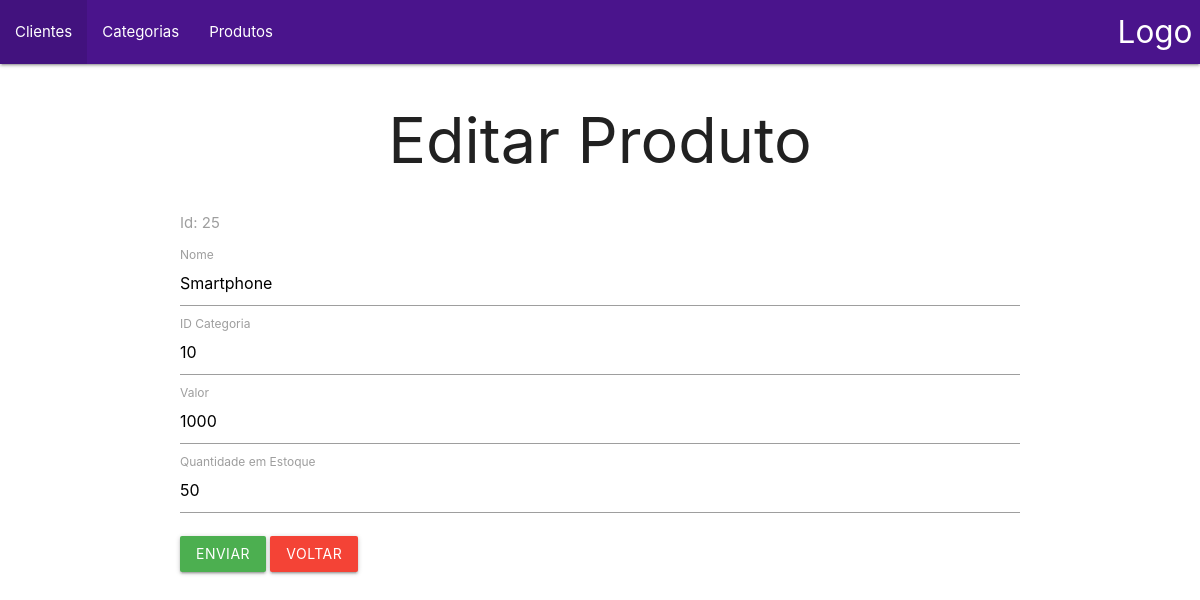
/VIEW/produto/editarProduto.php?id=25, run on the app's committed database.
### tables this page shows
CREATE TABLE `produto` (
  `id` int(11) NOT NULL,
  `nome` varchar(35) NOT NULL,
  `id_categoria` int(11) NOT NULL,
  `valor` float NOT NULL,
  `qntd_estoque` int(11) NOT NULL
);

### DAL/dalProduto.php (called while the page is built, shortened)
<?php
include_once 'C:\xampp\htdocs\empresa\MODEL\Produto.php';
class dalProduto {
    public function SelectID(int $id){
        $sql = "SELECT * FROM produto WHERE id=?;";
        $pdo = Conexao::conectar();
        $query = $pdo->prepare($sql);
        $query->execute (array($id));
        $linha = $query->fetch(\PDO::FETCH_ASSOC);
        $produto = new \MODEL\Produto();
        $produto->setId($linha['id']);
        $produto->setNome($linha['nome']);
        $produto->setIdCategoria($linha['id_categoria']);
        $produto->setValor($linha['valor']);
        $produto->setQuantidadeEstoque($linha['qntd_estoque']);
        return $produto;
    }
}

### BLL/bllProduto.php (called while the page is built, shortened)
<?php
include_once "../../DAL/dalProduto.php";
class bllProduto {
    public function SelectID (int $id){
        $dal = new  \DAL\dalProduto();
        return $dal->SelectID($id);
    }
}
?>

### MODEL/Produto.php (called while the page is built, shortened)
<?php
class Produto {
    private ?int $id;
    private ?string $nome;
    private ?int $idCategoria;
    private ?float $valor;
    private ?int $quantidadeEstoque;
    public function __construct(?int $id = null, ?string $nome = null, ?int $idCategoria = null, ?float $valor = null, ?int $quantidadeEstoque = null) {
        $this->id = $id;
        $this->nome = $nome;
        $this->idCategoria = $idCategoria;
        $this->valor = $valor;
        $this->quantidadeEstoque = $quantidadeEstoque;
    }
    public function getId(): ?int {
        return $this->id;
    }
    public function setId(?int $id): void {
        $this->id = $id;
    }
    public function getNome(): ?string {
        return $this->nome;
    }
    public function setNome(?string $nome): void {
        $this->nome = $nome;
    }
    public function getIdCategoria(): ?int {
        return $this->idCategoria;
    }
    public function setIdCategoria(?int $idCategoria): void {
        $this->idCategoria = $idCategoria;
    }
    public function getValor(): ?float {
        return $this->valor;
    }
    public function setValor(?float $valor): void {
        $this->valor = $valor;
    }
    public function getQuantidadeEstoque(): ?int {
        return $this->quantidadeEstoque;
    }
    public function setQuantidadeEstoque(?int $quantidadeEstoque): void {
        $this->quantidadeEstoque = $quantidadeEstoque;
    }
}
?>

### VIEW/produto/editarProduto.php (the view, shortened to what this page needs)
<?php
include_once 'C:\xampp\htdocs\empresa\BLL\bllProduto.php';
$id = $_GET['id'];
$bll = new \BLL\bllProduto();
$produto = $bll->SelectID($id);
?>
<!DOCTYPE html>
<html lang="pt-br">
<head>
    <link rel="stylesheet" href="https://cdnjs.cloudflare.com/ajax/libs/materialize/1.0.0/css/materialize.min.css">
    <link rel="stylesheet" href="https://cdnjs.cloudflare.com/ajax/libs/font-awesome/5.15.3/css/all.min.css">
</head>
<body>
    <?php include_once '../menu.php'; ?>
    <h1 class="center">Editar Produto</h1>
    <div class="container">
        <form action="recEditarProduto.php" method="POST" id="formEditarProduto">
            <div class="input-field">
                <label for="id">Id: <?php echo $produto->getId(); ?></label>
            </div>
            <br><br>
            <div class="input-field">
                <input type="text" id="nome" name="txtNome" value="<?php echo $produto->getNome(); ?>" class="validate">
                <label for="nome">Nome</label>
            </div>
            <div class="input-field">
                <input type="number" id="id_categoria" name="txtIdCategoria" value="<?php echo $produto->getIdCategoria(); ?>" class="validate">
                <label for="id_categoria">ID Categoria</label>
            </div>
            <div class="input-field">
                <input type="number" step="0.01" id="valor" name="txtValor" value="<?php echo $produto->getValor(); ?>" class="validate">
                <label for="valor">Valor</label>
            </div>
            <div class="input-field">
                <input type="number" id="quantidade_estoque" name="txtQuantidadeEstoque" value="<?php echo $produto->getQuantidadeEstoque(); ?>" class="validate">
                <label for="quantidade_estoque">Quantidade em Estoque</label>
            </div>
            <button class="btn waves-effect waves-light green" type="submit" name="action">Enviar</button>
            <a class="btn waves-effect waves-light red" href="listarProdutos.php">
                Voltar
            </a>
        </form>
    </div>
</body>
</html>

### data on the page
produto: id "25", txtNome "Smartphone", txtIdCategoria "10", txtValor "1000", txtQuantidadeEstoque "50"
